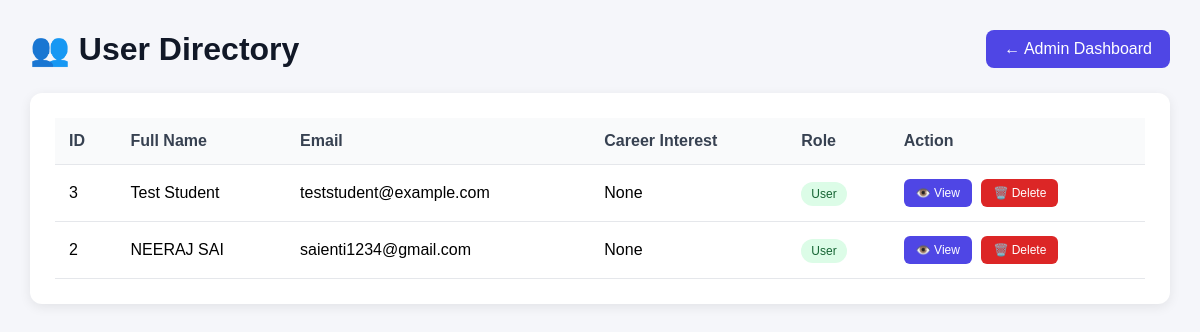
Page /admin/users (signed in) on the committed database.
### tables this page shows
CREATE TABLE users(
        id INTEGER PRIMARY KEY AUTOINCREMENT,
        fullname TEXT NOT NULL,
        email TEXT UNIQUE NOT NULL,
        password TEXT NOT NULL,
        role TEXT DEFAULT 'user',

        phone TEXT,
        dob TEXT,
        gender TEXT,
        address TEXT,
        city TEXT,
        state TEXT,
        country TEXT,

        profile_image TEXT,

        programming_languages TEXT,
        web_technologies TEXT,
        frameworks TEXT,
        databases TEXT,

        project_name TEXT,
        project_description TEXT,
        github_repo TEXT,
        tech_used TEXT,
        certifications TEXT,
        work_experience TEXT,
        career_interest TEXT
    );

### app.py (the view)
@app.route("/admin/users")
@login_required
def admin_users():
    if session.get("user_role") != "admin":
        return "Access Denied! Admins only.", 403
    connection = sqlite3.connect(DATABASE)
    cursor = connection.cursor()
    cursor.execute("""
        SELECT
            id,
            fullname,
            email,
            career_interest,
            role
        FROM users
        WHERE role='user'
        ORDER BY id DESC
    """)
    users = cursor.fetchall()
    connection.close()
    return render_template(
        "admin_users.html",
        users=users
    )

### app.py (called while the page is built)
def login_required(f):
    @wraps(f)
    def decorated_function(*args, **kwargs):
        if "user_email" not in session:
            return redirect(url_for("login"))
        return f(*args, **kwargs)
    return decorated_function

### templates/admin_users.html (shortened to what this page needs)
<!DOCTYPE html>
<html lang="en">
<head>
</head>
<body>
<div class="container">
    <div class="header">
        <h1>👥 User Directory</h1>
        <a href="{{ url_for('admin_dashboard') }}"
           class="back">
            ← Admin Dashboard
        </a>
    </div>
    <div class="card">
        {% if users %}
        <table>
            <thead>
                <tr>
                    <th>ID</th>
                    <th>Full Name</th>
                    <th>Email</th>
                    <th>Career Interest</th>
                    <th>Role</th>
                    <th>Action</th>
                </tr>
            </thead>
            <tbody>
                {% for user in users %}
                <tr>
                    <td>
                        {{ user[0] }}
                    </td>
                    <td>
                        {{ user[1] }}
                    </td>
                    <td>
                        {{ user[2] }}
                    </td>
                    <td>
                        {{ user[3] or "Not specified" }}
                    </td>
                    <td>
                        {% if user[4] == "admin" %}
                        <span class="role">
                            Admin
                        </span>
                        {% else %}
                        <span class="role user">
                            User
                        </span>
                        {% endif %}
                    </td>
                    <td>
    <a href="{{ url_for('admin_user_details', user_id=user[0]) }}"
       class="view-btn">
        👁️ View
    </a>
    <a href="{{ url_for('admin_delete_user', user_id=user[0]) }}"
       class="delete-btn"
       onclick="return confirm('Are you sure you want to delete this user?');">
        🗑️ Delete
    </a>
</td>
                </tr>
                {% endfor %}
            </tbody>
        </table>
        {% else %}
        <div class="empty">
            No registered users found.
        </div>
        {% endif %}
    </div>
</div>
</body>
</html>

### templates/admin_users.html (style rules this page uses)
* { box-sizing: border-box; margin: 0; padding: 0; font-family: Arial, sans-serif; }
body { background: #f5f6fa; padding: 30px; }
.container { max-width: 1200px; margin: auto; }
.header { display: flex; justify-content: space-between; align-items: center; margin-bottom: 25px; }
h1 { color: #111827; }
.back { text-decoration: none; background: #4f46e5; color: white; padding: 10px 18px; border-radius: 8px; }
.card { background: white; padding: 25px; border-radius: 12px; box-shadow: 0 3px 12px rgba(0,0,0,0.08); overflow-x: auto; }
table { width: 100%; border-collapse: collapse; }
th, td { padding: 14px; border-bottom: 1px solid #e5e7eb; text-align: left; }
th { background: #f9fafb; color: #374151; }
.role { background: #e0e7ff; color: #3730a3; padding: 5px 10px; border-radius: 15px; font-size: 12px; }
.user { background: #dcfce7; color: #166534; }
.view-btn { text-decoration: none; background: #4f46e5; color: white; padding: 7px 12px; border-radius: 6px; font-size: 12px; display: inline-block; }
.delete-btn { text-decoration: none; background: #dc2626; color: white; padding: 7px 12px; border-radius: 6px; font-size: 12px; display: inline-block; margin-left: 5px; }

### rows in the picture
users: id "3", fullname "Test Student", email "teststudent@example.com", career_interest "None", role "User"
users: id "2", fullname "NEERAJ SAI", email "saienti1234@gmail.com", career_interest "None", role "User"
